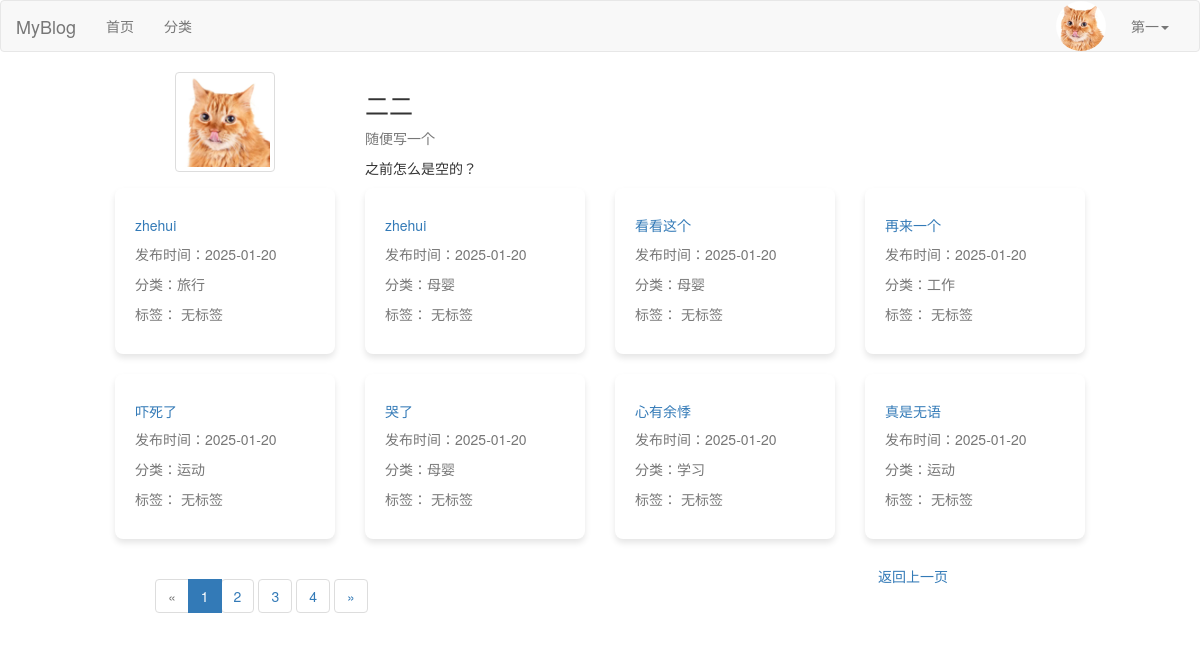
Page /author/33/ (signed in) on the earlier database version.
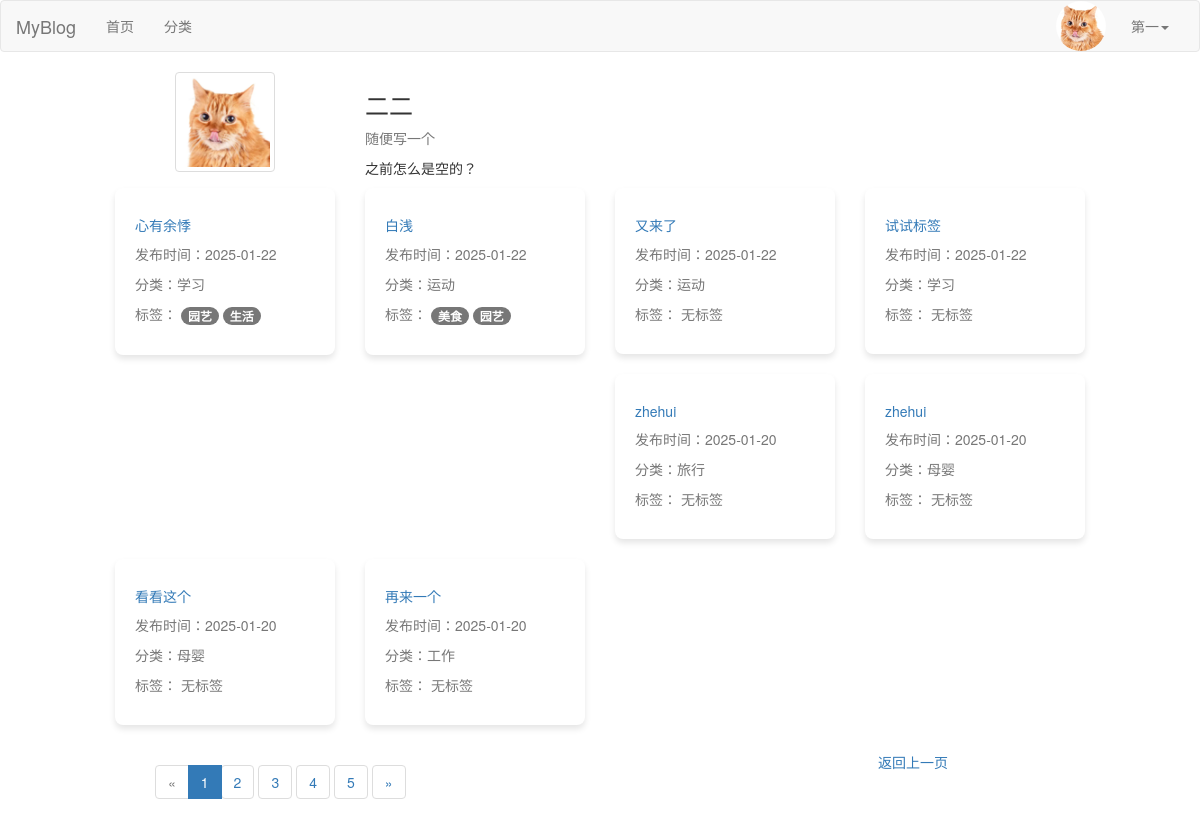
Same page on the later database version.
### blog/models.py (models this page shows, shortened)
class Post(models.Model):
    DRAFT = 'draft'
    PUBLISHED = 'published'
    STATUS_CHOICES = [
        (DRAFT, '草稿'),
        (PUBLISHED, '已发布'),
    ]
    title = models.CharField(max_length=61, verbose_name="文章标题")
    desc = models.TextField(max_length=200, blank=True, default="", verbose_name="文章描述")
    category = models.ForeignKey(Category, on_delete=models.CASCADE, verbose_name="分类")
    content = models.TextField(verbose_name="文章详情")
    tags = models.ManyToManyField(Tag, related_name='posts', verbose_name="文章标签")  # 修改为 ManyToManyField
    owner = models.ForeignKey(User, on_delete=models.CASCADE, verbose_name="作者")
    is_hot = models.BooleanField(default=False, verbose_name='是否热门')
    pv = models.IntegerField(default=0, verbose_name='浏览量')
    add_date = models.DateTimeField(auto_now_add=True, verbose_name="添加时间")
    pub_date = models.DateTimeField(auto_now=True, verbose_name="修改时间")
    status = models.CharField(max_length=10, choices=STATUS_CHOICES, default=DRAFT, verbose_name="状态")
    liked_users = models.ManyToManyField(
        User,
        related_name="liked_posts",
        blank=True,
        verbose_name="点赞用户",
    )
    favorited_users = models.ManyToManyField(
        User,
        related_name="favorited_posts",
        blank=True,
        verbose_name="收藏用户",
    )
    class Meta:
        verbose_name = "文章"
        verbose_name_plural = verbose_name

class Category(models.Model):
    name = models.CharField(max_length=32, verbose_name="分类名称")
    desc = models.TextField(max_length=200, blank=True, default="", verbose_name="分类描述")
    add_date = models.DateTimeField(auto_now_add=True, verbose_name="添加时间")
    pub_date = models.DateTimeField(auto_now_add=True, verbose_name="修改时间")
    class Meta:
        verbose_name="博客分类"
        verbose_name_plural = verbose_name
    def __str__(self):
        return self.name

class Tag(models.Model):
    name = models.CharField(max_length=10, verbose_name="文章标签")
    add_date = models.DateTimeField(auto_now_add=True, verbose_name="添加时间")
    pub_date = models.DateTimeField(auto_now_add=True, verbose_name="修改时间")
    class Meta:
        verbose_name = "文章标签"
        verbose_name_plural = verbose_name

### blog/views/user.py (the view)
# urls.py: path('author/<int:author_id>/', user.author_profile, name='author_profile'),
def author_profile(request, author_id):
    author = get_object_or_404(User, id=author_id)
    posts = Post.objects.filter(owner=author, status='published').order_by('-pub_date')
    paginator = Paginator(posts, 8)  # 每页显示 10 篇文章
    page_number = request.GET.get('page')
    post_list = paginator.get_page(page_number)
    return render(request, 'author_profile.html', {'author': author, 'post_list': post_list})

### blog/templates/author_profile.html (shortened to what the changed rows need)
{% extends 'layout/base.html' %}
{% block content %}
<div class="author-profile container my-4" style="max-width: 1000px;">
    <div class="author-posts">
        {% if post_list %}
            <div class="row">
                {% for post in post_list %}
                    <div class="col-md-3 mb-4">
                        <div class="box blog-box">
                            <h5 class="post-title mb-2">
                                <a href="{% url 'blog:post_detail' post.id %}" class="text-decoration-none text-dark">
                                    {{ post.title }}
                                </a>
                            </h5>
                            <p class="post-meta text-muted mb-1">发布时间：{{ post.pub_date|date:"Y-m-d" }}</p>
                            <p class="post-meta text-muted mb-1">分类：{{ post.category|default:"未分类" }}</p>
                            <p class="post-meta text-muted mb-0">标签：
                                {% for tag in post.tags.all %}
                                    <span class="badge bg-secondary">{{ tag.name }}</span>
                                {% empty %}
                                    无标签
                                {% endfor %}
                            </p>
                        </div>
                    </div>
                {% endfor %}
            </div>
        {% else %}
            <p class="text-center text-muted">该作者尚未发布任何文章。</p>
        {% endif %}
    </div>
    <div class="d-flex justify-content-between align-items-center mt-4">
    <div class="row w-100">
        <div class="col-md-9">
            <nav aria-label="Page navigation">
                <ul class="pagination mb-0">
                    {% for num in post_list.paginator.page_range %}
                        {% if post_list.number == num %}
                            <li class="page-item active">
                                <span class="page-link">{{ num }}</span>
                            </li>
                        {% else %}
                            <li class="page-item">
                                <a class="page-link" href="?page={{ num }}">{{ num }}</a>
                            </li>
                        {% endif %}
                    {% endfor %}
                </ul>
            </nav>
        </div>
    </div>
</div>
</div>
{% endblock %}

Differences in the rows shown:
no longer on this page (row unchanged): Post: title "吓死了", pub_date "2025-01-20", category "运动"
no longer on this page (row unchanged): Post: title "哭了", pub_date "2025-01-20", category "母婴"
no longer on this page (row unchanged): Post: title "真是无语", pub_date "2025-01-20", category "运动"
changed Post "心有余悸": gains Tag (name "生活"); pub_date "2025-01-20" → "2025-01-22"; no longer shows "无标签"; moves up the list
now on this page (row unchanged): Tag: name "园艺"
added Post: title "白浅", pub_date "2025-01-22", category "运动"
now on this page (row unchanged): Tag: name "美食", shown under "白浅"
added Post: title "又来了", pub_date "2025-01-22", category "运动"
added Post: title "试试标签", pub_date "2025-01-22", category "学习"
Other differences:
new list line: "5"
